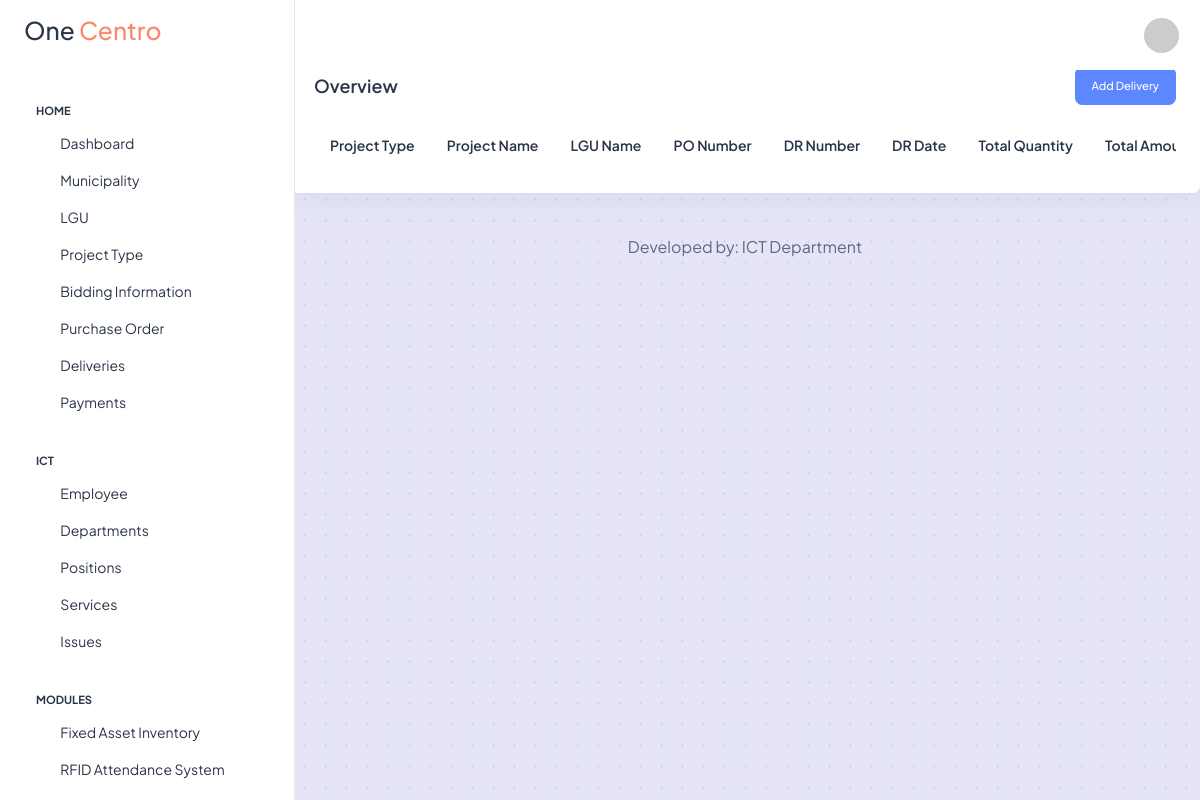
Page /dashboard/deliveries.php (signed in) on the earlier database version.
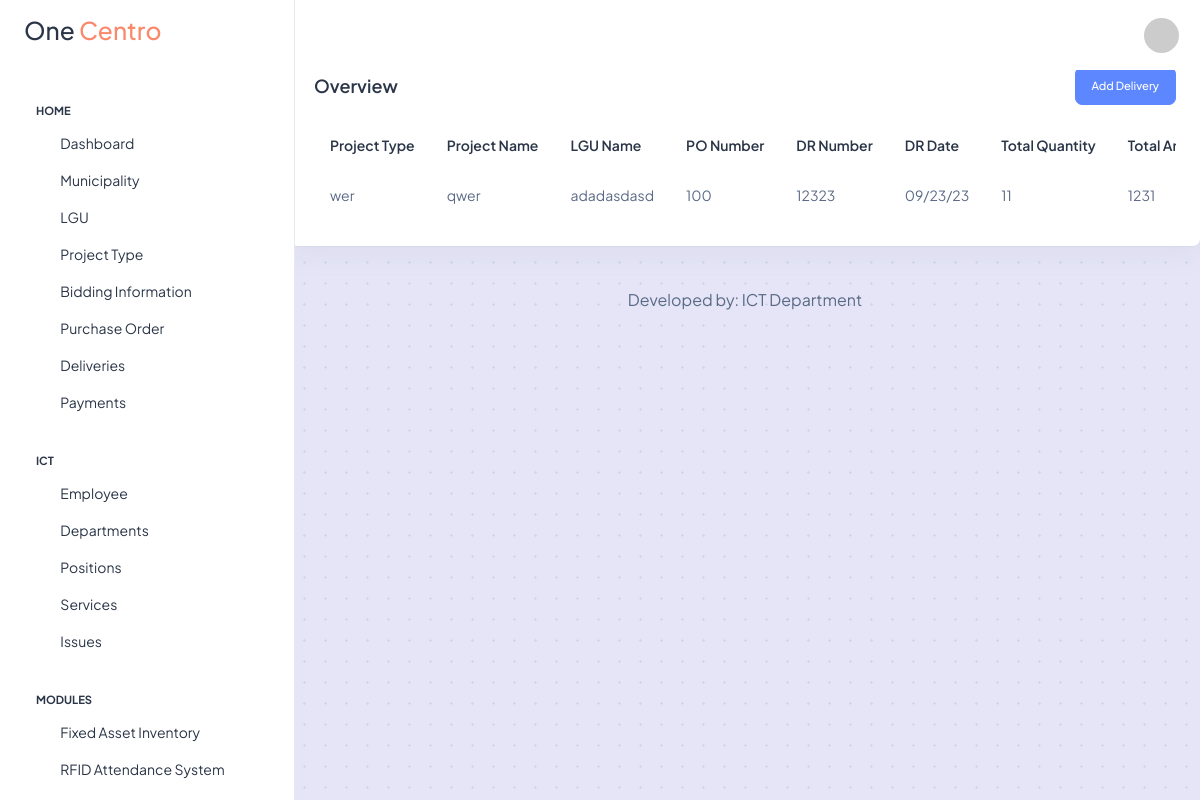
Same page on the later database version.
### tables this page shows
CREATE TABLE `bd_project_type` (
  `id` int(11) NOT NULL,
  `project_type_code` varchar(255) NOT NULL,
  `project_description` text NOT NULL,
  `project_details` text NOT NULL
);

CREATE TABLE `bd_deliveries` (
  `id` int(11) NOT NULL,
  `project_type_id` int(11) NOT NULL,
  `project_name` varchar(255) NOT NULL,
  `lgu_id` int(11) NOT NULL,
  `po_no` varchar(255) NOT NULL,
  `dr_no` varchar(255) NOT NULL,
  `dr_date` varchar(10) NOT NULL,
  `total_quantity` varchar(255) NOT NULL,
  `total_amount` double NOT NULL
);

CREATE TABLE `bd_lgu` (
  `id` int(11) NOT NULL,
  `lgu_code` varchar(4) NOT NULL,
  `lgu_name` varchar(100) NOT NULL,
  `municipality_id` int(11) NOT NULL
);

### db/conn.php (called while the page is built)
<?php
    class DBConnection {
        private $host = "localhost";
        private $user = "root";
        private $pass = "";
        private $db = "one_centro";
        protected function connect() {
            try {
                $dsn = 'mysql: host=' . $this->host . ';dbname=' . $this->db;
                $pdo = new PDO($dsn, $this->user, $this->pass);
                $pdo->setAttribute(PDO::ATTR_ERRMODE, PDO::ERRMODE_EXCEPTION);
                return $pdo;
            } catch(PDOException $e) {
                print_r($e);
            }
        }
    }
?>

### models/deliveries-facade.php (called while the page is built, shortened)
<?php
class DeliveriesFacade extends DBConnection {
    public function fetchDeliveries() {
        $sql = $this->connect()->prepare("SELECT * FROM bd_deliveries");
        $sql->execute();
        return $sql;
    }
}
?>

### models/project-type-facade.php (called while the page is built, shortened)
<?php
class ProjectTypeFacade extends DBConnection
{
    public function fetchProjectTypeById($projectTypeId)
    {
        $sql = $this->connect()->prepare("SELECT * FROM bd_project_type WHERE id = '$projectTypeId'");
        $sql->execute();
        return $sql;
    }
}

### models/lgu-facade.php (called while the page is built, shortened)
<?php
class LGUFacade extends DBConnection
{
    public function fetchLGUById($LGUId)
    {
        $sql = $this->connect()->prepare("SELECT * FROM bd_lgu WHERE id = ?");
        $sql->execute([$LGUId]);
        return $sql;
    }
}

### dashboard/deliveries.php (the view, shortened to what this page needs)
<?php
include realpath(__DIR__ . '/../includes/layout/dashboard-header.php');
include realpath(__DIR__ . '/../models/lgu-facade.php');
include realpath(__DIR__ . '/../models/project-type-facade.php');
include realpath(__DIR__ . '/../models/deliveries-facade.php');
$LGUFacade = new LGUFacade;
$projectTypeFacade = new ProjectTypeFacade;
$deliveriesFacade = new DeliveriesFacade;
if (isset($_SESSION["user_role"])) {
    $userRole = $_SESSION["user_role"];
}
if (isset($_SESSION["first_name"])) {
    $firstName = $_SESSION["first_name"];
}
if (isset($_SESSION["department"])) {
    $department = $_SESSION["department"];
}
?>
<div class="page-wrapper" id="main-wrapper" data-layout="vertical" data-navbarbg="skin6" data-sidebartype="full" data-sidebar-position="fixed" data-header-position="fixed">
    <aside class="left-sidebar">
        <div>
            <div class="brand-logo d-flex align-items-center justify-content-between">
                <a href="./index" class="text-nowrap logo-img">
                    <h3>One <span class="text-danger">Centro</span></h3>
                </a>
            </div>
            <?php include realpath(__DIR__ . '/../includes/layout/dashboard-sidebar.php') ?>
        </div>
    </aside>
    <div class="body-wrapper">
        <header class="app-header">
            <nav class="navbar navbar-expand-lg navbar-light">
                <div class="navbar-collapse justify-content-end px-0" id="navbarNav">
                    <ul class="navbar-nav flex-row ms-auto align-items-center justify-content-end">
                        <li class="nav-item dropdown">
                            <a class="nav-link nav-icon-hover" href="javascript:void(0)" id="drop2" data-bs-toggle="dropdown" aria-expanded="false">
                                <img src="https://ui-avatars.com/api/?name=<?= $firstName . '+' . $lastName ?>&background=random" class="rounded-circle" width="35" height="35">
                            </a>
                        </li>
                    </ul>
                </div>
            </nav>
        </header>
        <div class="container-fluid">
            <div class="row">
                <div class="col-lg-12 d-flex align-items-strech">
                    <div class="card w-100">
                        <div class="card-body p-4">
                            <div class="d-flex justify-content-between">
                                <h5 class="card-title fw-semibold my-2">Overview</h5>
                                <button type="button" class="btn btn-primary" data-bs-toggle="modal" data-bs-target="#addDeliveryModal">Add Delivery</button>
                            </div>
                            <div class="py-2">
                            </div>
                            <div class="table-responsive">
                                <table class="table data-table text-nowrap mb-0 align-middle">
                                    <thead class="text-dark fs-4">
                                        <tr>
                                            <th class="border-bottom-0">
                                                <h6 class="fw-semibold mb-0">Project Type</h6>
                                            </th>
                                            <th class="border-bottom-0">
                                                <h6 class="fw-semibold mb-0">Project Name</h6>
                                            </th>
                                            <th class="border-bottom-0">
                                                <h6 class="fw-semibold mb-0">LGU Name</h6>
                                            </th>
                                            <th class="border-bottom-0">
                                                <h6 class="fw-semibold mb-0">PO Number</h6>
                                            </th>
                                            <th class="border-bottom-0">
                                                <h6 class="fw-semibold mb-0">DR Number</h6>
                                            </th>
                                            <th class="border-bottom-0">
                                                <h6 class="fw-semibold mb-0">DR Date</h6>
                                            </th>
                                            <th class="border-bottom-0">
                                                <h6 class="fw-semibold mb-0">Total Quantity</h6>
                                            </th>
                                            <th class="border-bottom-0">
                                                <h6 class="fw-semibold mb-0">Total Amount</h6>
                                            </th>
                                        </tr>
                                    </thead>
                                    <tbody>
                                        <?php
                                        $fetchDeliveries = $deliveriesFacade->fetchDeliveries();
                                        while ($row = $fetchDeliveries->fetch(PDO::FETCH_ASSOC)) { ?>
                                            <tr>
                                                <td class="border-bottom-0">
                                                    <?php
                                                    $projectTypeId = $row["project_type_id"];
                                                    $fetchProjectTypeById = $projectTypeFacade->fetchProjectTypeById($projectTypeId);
                                                    while ($projectType = $fetchProjectTypeById->fetch(PDO::FETCH_ASSOC)) { ?>
                                                        <p class="mb-0 fw-normal"><?= $projectType["project_description"] ?></p>
                                                    <?php }
                                                    ?>
                                                </td>
                                                <td class="border-bottom-0">
                                                    <p class="mb-0 fw-normal"><?= $row["project_name"] ?></p>
                                                </td>
                                                <td class="border-bottom-0">
                                                    <?php
                                                    $LGUId = $row["lgu_id"];
                                                    $fetchLGUById = $LGUFacade->fetchLGUById($LGUId);
                                                    while ($LGU =  $fetchLGUById->fetch(PDO::FETCH_ASSOC)) { ?>
                                                        <p class="mb-0 fw-normal"><?= $LGU["lgu_name"] ?></p>
                                                    <?php }
                                                    ?>
                                                </td>
                                                <td class="border-bottom-0">
                                                    <p class="mb-0 fw-normal"><?= $row["po_no"] ?></p>
                                                </td>
                                                <td class="border-bottom-0">
                                                    <p class="mb-0 fw-normal"><?= $row["dr_no"] ?></p>
                                                </td>
                                                <td class="border-bottom-0">
                                                    <p class="mb-0 fw-normal"><?= $row["dr_date"] ?></p>
                                                </td>
                                                <td class="border-bottom-0">
                                                    <p class="mb-0 fw-normal"><?= $row["total_quantity"] ?></p>
                                                </td>
                                                <td class="border-bottom-0">
                                                    <p class="mb-0 fw-normal"><?= $row["total_amount"] ?></p>
                                                </td>
                                            </tr>
                                        <?php } ?>
                                    </tbody>
                                </table>
                            </div>
                        </div>
                    </div>
                </div>
            </div>
            <div class="py-6 px-6 text-center">
                <p class="mb-0 fs-4">Developed by: ICT Department</p>
            </div>
        </div>
    </div>
</div>
<?php include realpath(__DIR__ . '/../includes/layout/dashboard-footer.php') ?>

### includes/layout/dashboard-header.php (shortened to what this page needs)
<!DOCTYPE html>
<html lang="en">
<head>
    <link rel="stylesheet" href="../vendor/twbs/bootstrap/dist/css/bootstrap.min.css">
    <link rel="stylesheet" href="../vendor/twbs/bootstrap-icons/font/bootstrap-icons.min.css">
    <link rel="stylesheet" href="https://cdn.datatables.net/1.13.7/css/jquery.dataTables.min.css">
    <link rel="stylesheet" href="https://cdn.datatables.net/buttons/2.4.2/css/buttons.dataTables.min.css">
    <link rel="stylesheet" href="../dist/css/styles.min.css">
    <link rel="stylesheet" href="../dist/css/main.css">
</head>
<body>

### includes/layout/dashboard-sidebar.php (shortened to what this page needs)
<nav class="sidebar-nav scroll-sidebar">
    <ul id="sidebarnav">
        <li class="nav-small-cap">
            <span class="hide-menu">Home</span>
        </li>
        <li class="sidebar-item">
            <a class="sidebar-link" href="index" aria-expanded="false">
                <span><i class="ti ti-layout-dashboard"></i></span>
                <span class="hide-menu">Dashboard</span>
            </a>
        </li>
        <li class="sidebar-item">
            <a class="sidebar-link" href="municipality" aria-expanded="false">
                <span><i class="ti ti-layout-dashboard"></i></span>
                <span class="hide-menu">Municipality</span>
            </a>
        </li>
        <li class="sidebar-item">
            <a class="sidebar-link" href="lgu" aria-expanded="false">
                <span><i class="ti ti-layout-dashboard"></i></span>
                <span class="hide-menu">LGU</span>
            </a>
        </li>
        <li class="sidebar-item">
            <a class="sidebar-link" href="project-type" aria-expanded="false">
                <span><i class="ti ti-layout-dashboard"></i></span>
                <span class="hide-menu">Project Type</span>
            </a>
        </li>
        <li class="sidebar-item">
            <a class="sidebar-link" href="bidding-information" aria-expanded="false">
                <span><i class="ti ti-layout-dashboard"></i></span>
                <span class="hide-menu">Bidding Information</span>
            </a>
        </li>
        <li class="sidebar-item">
            <a class="sidebar-link" href="purchase-order" aria-expanded="false">
                <span><i class="ti ti-layout-dashboard"></i></span>
                <span class="hide-menu">Purchase Order</span>
            </a>
        </li>
        <li class="sidebar-item">
            <a class="sidebar-link" href="deliveries" aria-expanded="false">
                <span><i class="ti ti-layout-dashboard"></i></span>
                <span class="hide-menu">Deliveries</span>
            </a>
        </li>
        <li class="sidebar-item">
            <a class="sidebar-link" href="payments" aria-expanded="false">
                <span><i class="ti ti-layout-dashboard"></i></span>
                <span class="hide-menu">Payments</span>
            </a>
        </li>
        <li class="nav-small-cap">
            <span class="hide-menu"><?= $department ?></span>
        </li>
        <?php if ($department == 'ICT') { ?>
            <li class="sidebar-item">
                <a class="sidebar-link" href="employee" aria-expanded="false">
                    <span><i class="ti ti-users"></i></span>
                    <span class="hide-menu">Employee</span>
                </a>
            </li>
            <li class="sidebar-item">
                <a class="sidebar-link" href="departments" aria-expanded="false">
                    <span><i class="ti ti-door"></i></span>
                    <span class="hide-menu">Departments</span>
                </a>
            </li>
            <?php if ($userRole == 1) { ?>
                <li class="sidebar-item">
                    <a class="sidebar-link" href="positions" aria-expanded="false">
                        <span><i class="ti ti-user"></i></span>
                        <span class="hide-menu">Positions</span>
                    </a>
                </li>
                <li class="sidebar-item">
                    <a class="sidebar-link" href="services" aria-expanded="false">
                        <span><i class="ti ti-clipboard"></i></span>
                        <span class="hide-menu">Services</span>
                    </a>
                </li>
                <li class="sidebar-item">
                    <a class="sidebar-link" href="issues" aria-expanded="false">
                        <span><i class="ti ti-star"></i></span>
                        <span class="hide-menu">Issues</span>
                    </a>
                </li>
        <?php }
        } ?>
        <li class="nav-small-cap">
            <span class="hide-menu">Modules</span>
        </li>
        <?php if ($department == 'ICT') { ?>
            <li class="sidebar-item">
                <a class="sidebar-link" href="fixed-asset-inventory" aria-expanded="false">
                    <span><i class="ti ti-archive"></i></span>
                    <span class="hide-menu">Fixed Asset Inventory</span>
                </a>
            </li>
            <li class="sidebar-item">
                <a class="sidebar-link" href="../rfid" target="_blank" aria-expanded="false">
                    <span><i class="ti ti-archive"></i></span>
                    <span class="hide-menu">RFID Attendance System</span>
                </a>
            </li>
        <?php } ?>
        <li class="sidebar-item">
            <a class="sidebar-link" href="cts" aria-expanded="false">
            </a>
        </li>
    </ul>
</nav>

### includes/layout/dashboard-footer.php (shortened to what this page needs)
</body>
</html>

### dashboard/deliveries.php (style rules this page uses)
body { opacity: 1; background-image: radial-gradient(#cdd9e7 1.05px, #e5e5f7 1.05px); background-size: 21px 21px; }

Differences in the rows shown:
added bd_deliveries: project_name "qwer", po_no "100", dr_no "12323", dr_date "09/23/23", total_quantity "11", total_amount "1231"
now on this page (row unchanged): bd_project_type: project_description "wer"
now on this page (row unchanged): bd_lgu: lgu_name "adadasdasd"
